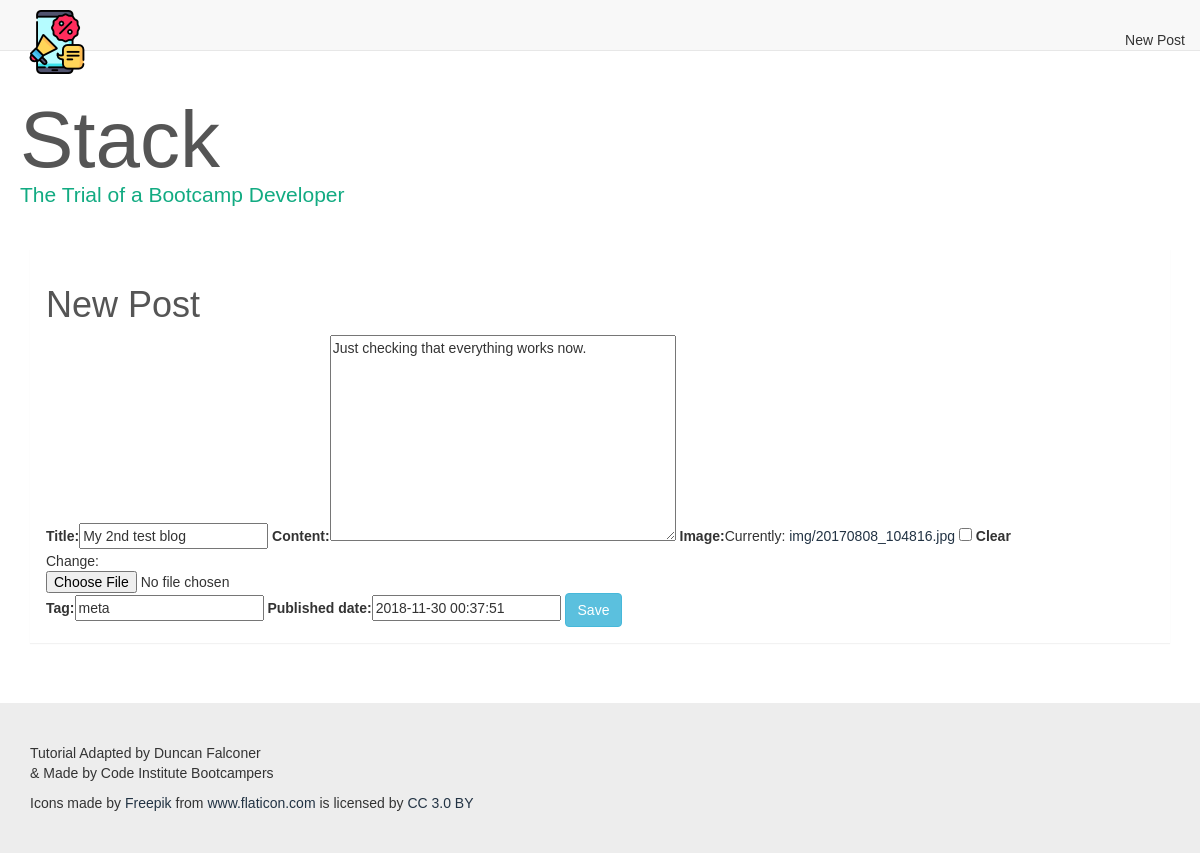
Screenshot of /posts/2/edit/ with the database file from the repository.
### posts/models.py (models this page shows, shortened)
class Post(models.Model):
    title = models.CharField(max_length=200)
    content = models.TextField()
    created_date = models.DateTimeField(auto_now_add=True)
    published_date = models.DateTimeField(blank=True, null=True,
                                            default=timezone.now)
    views = models.IntegerField(default=0)
    tag = models.CharField(max_length=30, blank=True, null=True)
    image = models.ImageField(upload_to="img", blank=True, null=True)

### posts/views.py (the view)
# urls.py: url(r'^(?P<pk>\d+)/edit/$', create_or_edit_a_post, name='edit_post')
def create_or_edit_a_post(request, pk=None):
    post = get_object_or_404(Post, pk=pk) if pk else None
    if request.method == "POST":
        form = BlogPostForm(request.POST, request.FILES, instance=post)
        if form.is_valid():
            post = form.save()
            return redirect(post_detail, post.pk)
    else:
        form = BlogPostForm(instance=post)
    return render(request, 'blogpostform.html', {'form': form})

### posts/forms.py
class BlogPostForm(forms.ModelForm):
    class Meta:
        model = Post
        fields = ('title', 'content', 'image', 'tag', 'published_date')

### posts/templates/blogpostform.html (shortened to what this page needs)
{% extends "base.html" %}
{% load bootstrap_tags %}
{% block content %}
    <h1>New Post</h1>
    <form method="POST" enctype="multipart/form-data">
        {{ form | as_bootstrap }}
        <button class="btn btn-info" type="submit">Save</button>
    </form>
{% endblock content %}

### static/css/custom.css (style rules this page uses)
body { font-family: Arial; padding-top: 50px; }
h1, h1 a { color: #555555; text-decoration: none; }
a, a:hover { color: #223344; text-decoration: none; }

### rows the page displays
Post: title "My 2nd test blog", content "Just checking that everything works now.", tag "meta", published_date "2018-11-30 00:37:51"
